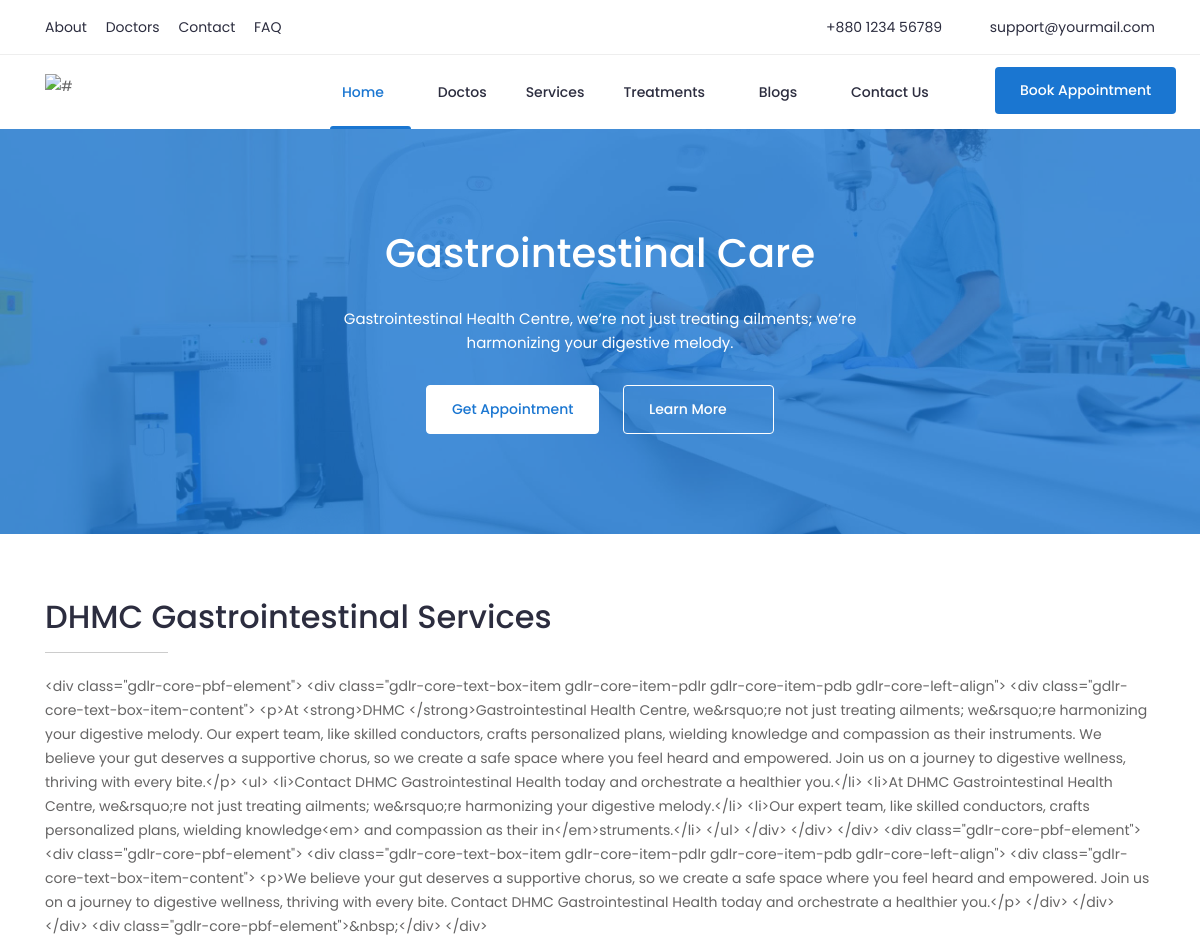
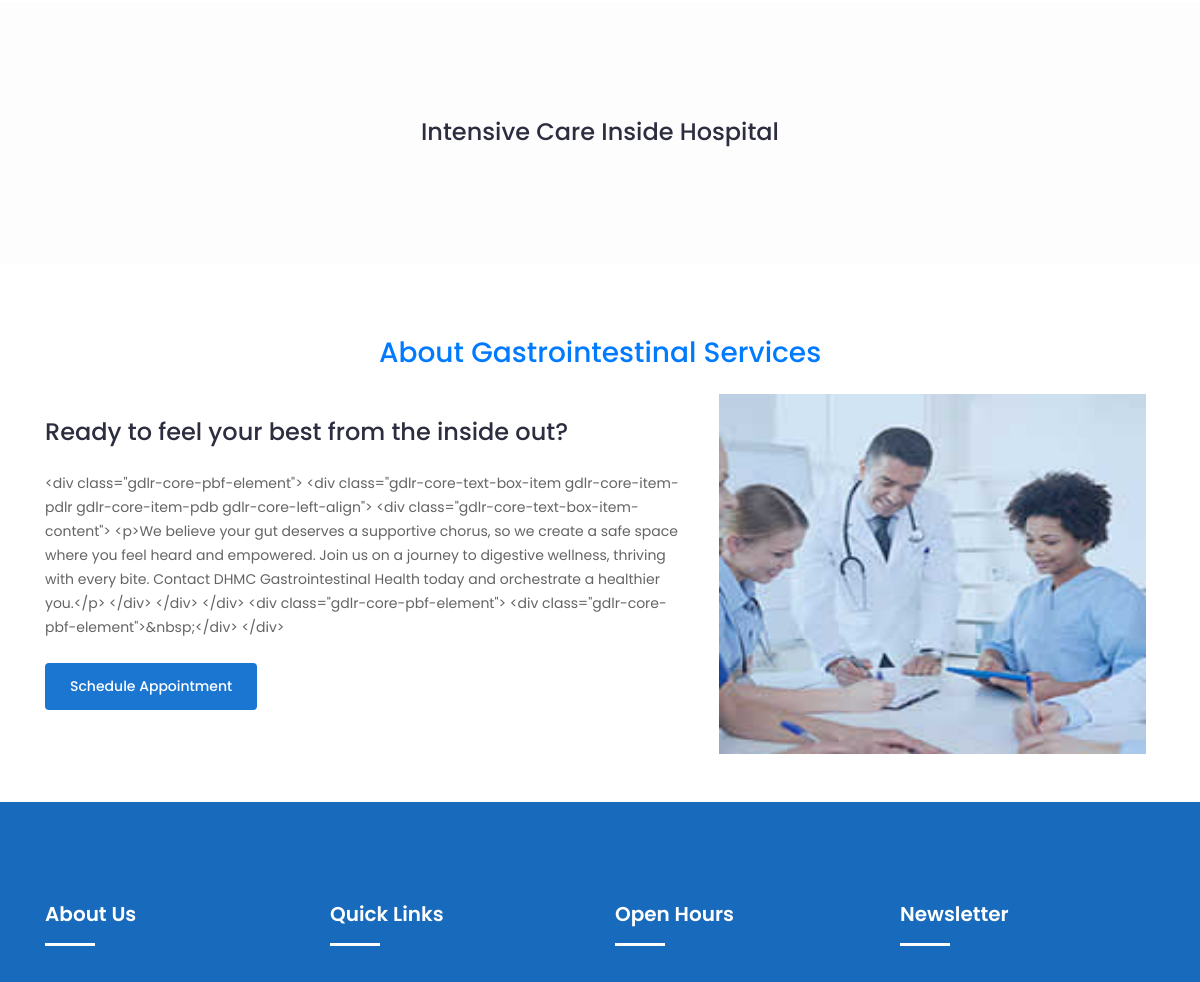
The page /treatment/gastrointestinal-care/ (upper part) on the database as committed earlier (2 pictures, top to bottom).
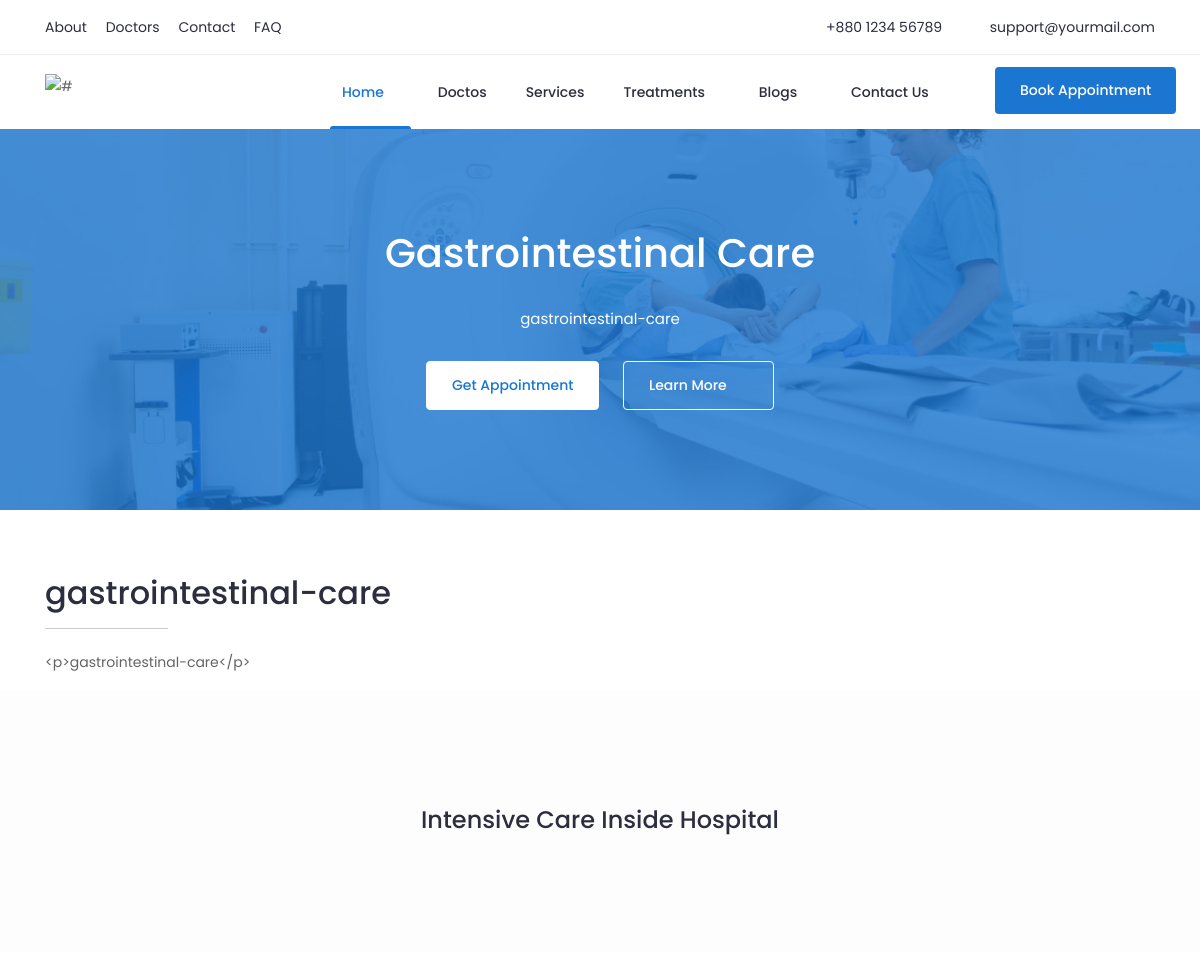
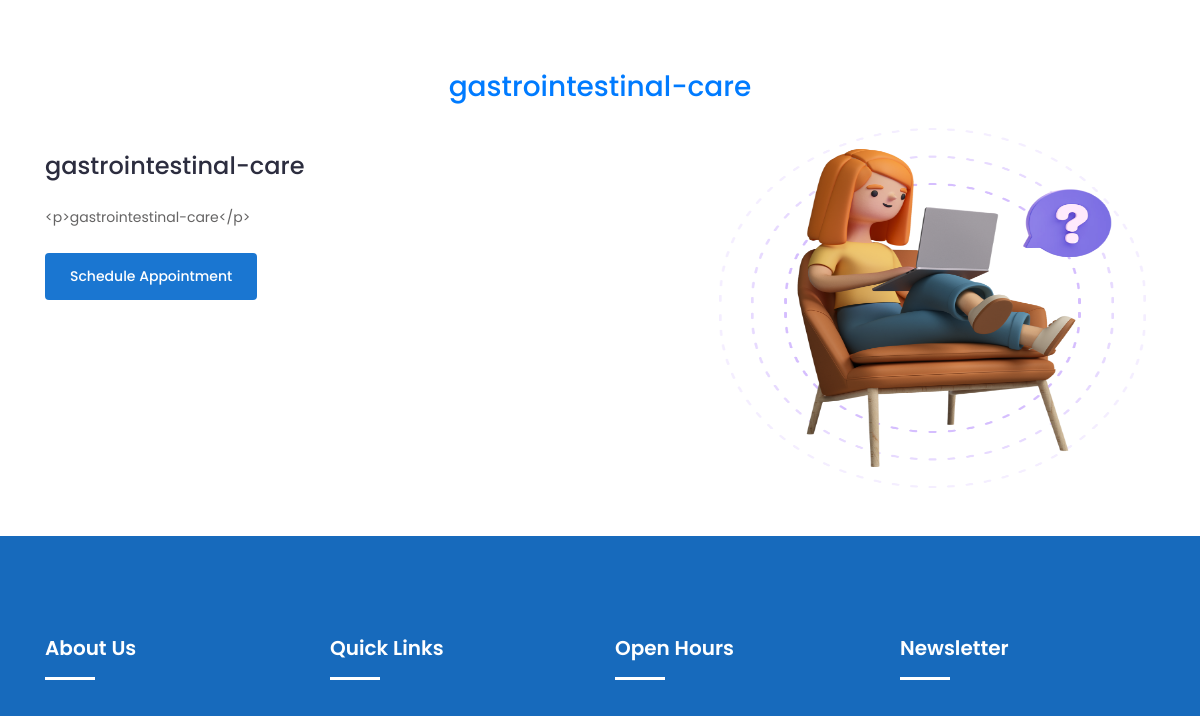
The same page on the database as committed later (2 pictures, top to bottom).
### admin_panel/models.py (models this page shows)
class Page(models.Model):
    title= models.CharField('page_title', max_length=100)
    discription= models.CharField('page_discription', max_length=500 , blank=True)
    discriptive_image= models.ImageField(upload_to='img/', blank=True)
    h2= models.CharField('heading 2', max_length=100, blank=True)
    content= HTMLField(blank=True)
    h3= models.CharField('heading 3', max_length=100, blank=True)
    h4= models.CharField('heading 4', max_length=100, blank=True)
    second_content= HTMLField( blank=True)
    image= models.ImageField(upload_to='img/', blank=True, default='')
    url= models.CharField('Slug', max_length=100)
    published_date= models.DateTimeField(default=timezone.now() )
    def __str__ (self):
        return self.title

### app/views.py (the view)
# urls.py: path('treatment/<slug:url>/', views.PageDetail, name='page-detail'),
def PageDetail(request, url):
    pagedetail= Page.objects.get(url=url)
    pages = Page.objects.all()
    my_dict_data= {
        'pagedetail': pagedetail,
        'pages': pages,
    }
    template_names = [
        'app/single-page.html',
        'app/base.html'
        ]
    print(pagedetail)
    return render(request, template_names , my_dict_data )

### app/templates/app/single-page.html (shortened to what this page needs)
{% extends "app/base.html" %}
{% load static %}
{% block body %}
 <section class="call-action overlay" data-stellar-background-ratio="0.5">
    <div class="container">
        <div class="row">
            <div class="col-lg-12 col-md-12 col-12">
                <div class="content">
                    <h1 class="text-white">{{pagedetail.title}}</h1>
                    <p>{{pagedetail.discription}}</p>
                    <div class="button">
                        <a href="#" class="btn">Get Appointment</a>
                        <a href="#" class="btn second">Learn More<i class="fa fa-long-arrow-right"></i></a>
                    </div>
                </div>
            </div>
        </div>
    </div>
 </section>
 <div class="container my-3">
    <h2 class="pt-5" >{{pagedetail.h2}}</h2>
    <hr class="col-md-1">
    <p> {{pagedetail.content}}
    </p>
 </div>
 <section class="portfolio section" >
    <h4 class="text-center py-3">Intensive Care Inside Hospital</h4>
    <div class="container-fluid">
        <div class="row">
            <div class="col-lg-12 col-12">
            </div>
        </div>
    </div>
</section>
 <div class="container my-4">
    <h3 class="text-center text-primary pt-5">{{pagedetail.h3}}</h3>
    <div class="row">
        <div class="col-lg-7 pt-5">
            <div class="text">
                <h4>{{pagedetail.h4}}</h4>
                <p class="py-4" >{{pagedetail.second_content}} </p>
                <div class="button text-white">
                    <a href="#" class="btn btn primary">Schedule Appointment</a>
                </div>
            </div>
        </div>
        <div class="col-lg-5 p-4">
            <img style="width:500px; height:45vh" src='/media/{{pagedetail.image}}' alt="" >
        </div>
    </div>
 </div>
{% endblock %}

### app/templates/app/base.html (shortened to what this page needs)
<!DOCTYPE html>
<html lang="en">
<head>
    {% load static %}
    <link rel="stylesheet" href="{% static 'css/bootstrap.min.css' %}">
    <link rel="stylesheet" href="{% static 'css/nice-select.css' %}">
    <link rel="stylesheet" href="{% static 'css/font-awesome.min.css' %}">
    <link rel="stylesheet" href="{% static 'css/icofont.css' %}">
    <link rel="stylesheet" href="{% static 'css/slicknav.min.css' %}">
    <link rel="stylesheet" href="{% static 'css/owl-carousel.css' %}">
    <link rel="stylesheet" href="{% static 'css/datepicker.css' %}">
    <link rel="stylesheet" href="{% static 'css/animate.min.css' %}">
    <link rel="stylesheet" href="{% static 'css/magnific-popup.css' %}">
    <link rel="stylesheet" href="{% static 'css/normalize.css' %}">
    <link rel="stylesheet" href="{% static 'css/style.css' %}">
    <link rel="stylesheet" href="{% static 'css/responsive.css' %}">
</head>
<body>
<header class="header" >
    <div class="topbar">
        <div class="container">
            <div class="row">
                <div class="col-lg-6 col-md-5 col-12">
                    <ul class="top-link">
                        <li><a href="#">About</a></li>
                        <li><a href="#">Doctors</a></li>
                        <li><a href="#">Contact</a></li>
                        <li><a href="#">FAQ</a></li>
                    </ul>
                </div>
                <div class="col-lg-6 col-md-7 col-12">
                    <ul class="top-contact">
                        <li><i class="fa fa-phone"></i>+880 1234 56789</li>
                        <li><i class="fa fa-envelope"></i><a href="mailto:support@yourmail.com">support@yourmail.com</a></li>
                    </ul>
                </div>
            </div>
        </div>
    </div>
    <div class="header-inner">
        <div class="container">
            <div class="inner">
                <div class="row">
                    <div class="col-lg-3 col-md-3 col-12">
                        <div class="logo">
                            <a href="/"><img src="{% static 'img/logo.png'%}" alt="#"></a>
                        </div>
                    </div>
                    <div class="col-lg-7 col-md-9 col-12">
                        <div class="main-menu">
                            <nav class="navigation">
                                <ul class="nav menu">
                                    <li class="active"><a href="/">Home <i class="icofont-rounded-down"></i></a>
                                    </li>
                                    <li><a href="#">Doctos </a></li>
                                    <li><a href="#">Services </a></li>
                                    <li><a href="#">Treatments <i class="icofont-rounded-down"></i></a>
                                    </li>
                                    <li><a href="#">Blogs <i class="icofont-rounded-down"></i></a>
                                    </li>
                                    <li><a href="contact.html">Contact Us</a></li>
                                </ul>
                            </nav>
                        </div>
                    </div>
                    <div class="col-lg-2 col-12">
                        <div class="get-quote">
                            <a href="appointment.html" class="btn">Book Appointment</a>
                        </div>
                    </div>
                </div>
            </div>
        </div>
    </div>
</header>
{% block body %}
{% endblock %}
		<footer id="footer" class="footer ">
			<div class="footer-top">
				<div class="container">
					<div class="row">
						<div class="col-lg-3 col-md-6 col-12">
							<div class="single-footer">
								<h2>About Us</h2>
							</div>
						</div>
						<div class="col-lg-3 col-md-6 col-12">
							<div class="single-footer f-link">
								<h2>Quick Links</h2>
							</div>
						</div>
						<div class="col-lg-3 col-md-6 col-12">
							<div class="single-footer">
								<h2>Open Hours</h2>
							</div>
						</div>
						<div class="col-lg-3 col-md-6 col-12">
							<div class="single-footer">
								<h2>Newsletter</h2>
							</div>
						</div>
					</div>
				</div>
			</div>
		</footer>
</body>
</html>

Rows that differ between the two databases and show on the page:
changed Page "Gastrointestinal Care": discription "Gastrointestinal Health Centre, we’re not just treating ailments; we’re harmonizing your digestive melody." → "gastrointestinal-care"; h2 "DHMC Gastrointestinal Services" → "gastrointestinal-care"; content "<div class=\"gdlr-core-pbf-element\"> <div class=\"gdlr-core-text-box-item gdlr-core-item-pdlr gdlr-core-item-pdb gdlr-core-left-align\"> <div class=\"gdlr-core-text-box-item-content\"> <p>At <strong>DHMC </strong>Gastrointestinal Health Centre, we&rsquo;re not just treating ailments; we&rsquo;re harmonizing your digestive melody. Our expert team, like skilled conductors, crafts personalized plans, wielding knowledge and compassion as their instruments. We believe your gut deserves a supportive chorus, so we create a safe space where you feel heard and empowered. Join us on a journey to digestive wellness, thriving with every bite.</p> <ul> <li>Contact DHMC Gastrointestinal Health today and…" → "<p>gastrointestinal-care</p>"; h3 "About Gastrointestinal Services" → "gastrointestinal-care"; h4 "Ready to feel your best from the inside out?" → "gastrointestinal-care"; second_content "<div class=\"gdlr-core-pbf-element\"> <div class=\"gdlr-core-text-box-item gdlr-core-item-pdlr gdlr-core-item-pdb gdlr-core-left-align\"> <div class=\"gdlr-core-text-box-item-content\"> <p>We believe your gut deserves a supportive chorus, so we create a safe space where you feel heard and empowered. Join us on a journey to digestive wellness, thriving with every bite. Contact DHMC Gastrointestinal Health today and orchestrate a healthier you.</p> </div> </div> </div> <div class=\"gdlr-core-pbf-element\"> <div class=\"gdlr-core-pbf-element\">&nbsp;</div> </div>" → "<p>gastrointestinal-care</p>"; image: a different picture
